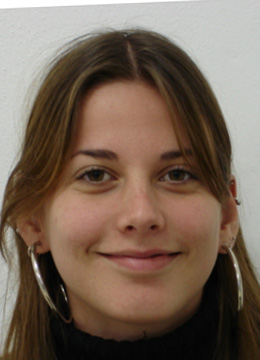
#> input picture frontalimages_manuallyaligned_part1/1b.jpg, 260 x 360 px; the run also reads 1 picture not shown here
$ jupyter execute --allow-errors Introducao_ao_Reconhecimento_de_Padroes_171126.ipynb   (shell and % lines are left out)
#> lines starting #> are read from the running program, lines starting #| are printed output that depends on the picture
# IMPORTAR E VISUALIZAR IMAGENS

### Neste exercício utilizaremos o conjunto de dados da FEI.
- Faça o download do conjunto de dados: https://fei.edu.br/~cet/frontalimages_manuallyaligned_part1.zip
- Descompacte o conjunto e dados no mesmo diretório deste arquivo

### No primeiro exemplo vamos importar uma imagem com a biblioteca Pillow
- Utilizaremos a função **open()**, da classe **Image**, que retorna um objeto de imagem que contém os dados de pixel da imagem

##### Passo 1: Importar as bibliotecas necessárias

[cell 1]
# Caso não tenha a biblioteca instalada, remova o comentário da linha abaixo na primeira vez que executar este bloco
#!pip install pillow
from PIL import Image

##### Passo 2: Importar uma imagem da conjunto de dados

[cell 2]
# Carregando a imagem
file = Image.open('frontalimages_manuallyaligned_part1/1b.jpg')
#> file is the input picture: PIL image 260x360 RGB; mean R, G, B 119.2, 100.7, 86.3

##### Passo 3: Visualizar imagem

[cell 3]
# Apresentando a imagem carregada na variável file
file

##### Passo 4: Visualizar as propriedades da imagem

[cell 4]
# Modo da imagem
print(file.mode)
#| RGB

[cell 5]
# Formato da imagem
print(file.format)
#| JPEG

[cell 6]
# Tamanho da imagem (largura, altura)
print(file.size)
#| (260, 360)

### No segundo exemplo vamos importar uma imagem com a biblioteca Matplotlib
- utilizares a função **mpimg** do módulo **matplotlib.image** que nos permite carregar uma imagem como um **numpy.ndarray 3D**, sendo cada dimensão um canal de cor, **RED**, **GREEN**, **BLUE** e cada lista interna representa um pixel.

##### Passo 1: Importar as bibliotecas necessárias

[cell 7]
#!pip install matplotlib
from matplotlib import pyplot as plt
import matplotlib.image as mpimg

##### Passo 2: Importar uma imagem da conjunto de dados

[cell 8]
# Carrega a imagem como um array de pixels
data = mpimg.imread('frontalimages_manuallyaligned_part1/1b.jpg')

##### Passo 3: Visualizar array

[cell 9]
# Imprime os arrays de dados
data

##### Passo 4: Visualizar as propriedades da array

[cell 10]
# Imprime o tipo
type(data)

[cell 11]
# Tipo de dados
data.dtype

[cell 12]
# Dimensão de dados
data.shape

##### Passo 5: Visualizar a array de pixels como uma imagem

[cell 13]
# Apresentando o array de pixels como uma imagem
plt.imshow(data)
plt.axis('on')
plt.show()

### No terceiro exemplo vamos utilizar as bibliotecas Pillow, Matplotlib e Numpy
Neste exemplo vamos carregar uma imagem com a função **open()** e iremos converter a imagem em tons de cinza com a função **convert('L')**, em seguida utilizaremos a função **np.array()** para carregarmos a imagem como um **numpy.ndarray**.

##### Passo 1: Importar as bibliotecas necessárias

[cell 14]
import numpy as np
import matplotlib.pyplot as plt
from PIL import Image

##### Passo 2: Importar uma imagem da conjunto de dados

#> (a cell that did not finish here is left out)

##### Passo 3: Visualizar imagem em tons de cinza e dimensão da array

[cell 16]
# Apresentando a imagem carregada na variável data
plt.imshow(data, cmap='gray')
plt.axis('on')
plt.show()

[cell 17]
# Dimensão da array
data.shape

### No quarto exemplo iremos carregar multiplas imagens como array
Neste exemplo, além das bibliotecas anteriores, vamos utilizar a biblioteca **glob** para listar os arquivos do diretório.

##### Passo 1: Importar as bibliotecas necessárias

[cell 18]
from PIL import Image
import numpy as np
import matplotlib.pyplot as plt
import glob

##### Passo 2: Criar um conjunto de dados com todas as imagens do diretório

[cell 19]
# Criando uma variável para armazenar as imagens
dataset = []

# Criando um laço de repetição para importar cada imagem
for file in glob.glob("frontalimages_manuallyaligned_part1/*.jpg"):
    # Carredando a imagem do índice
    load_file = Image.open(file)
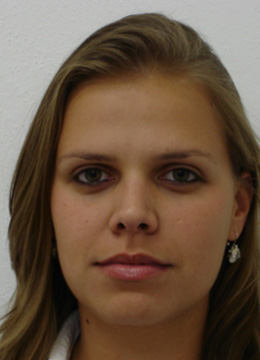
#> input picture frontalimages_manuallyaligned_part1/100a.jpg, 260 x 360 px
#> load_file is the input picture: PIL image 260x360 RGB; mean R, G, B 106.9, 85.6, 67.3
    # Convertendo a imagem e tons de cinza
    load_file = load_file.convert("L")
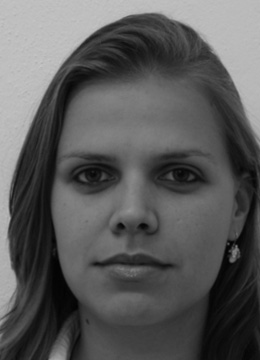
#> load_file: PIL image 260x360 L; min 1, max 198, mean 89.9
    # Convertendo o objeto imagem em array
    load_file = np.array(load_file)
    # Adicionando a array da na variável dataset
    dataset.append(load_file)
#> pass 2 of the loop `for file in glob.glob("frontalimages_manuallyaligned_part1/*.jpg"):`:
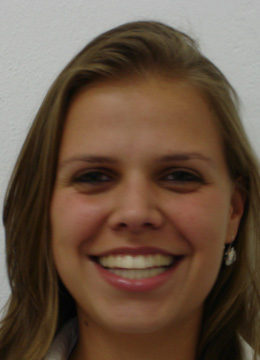
#> input picture frontalimages_manuallyaligned_part1/100b.jpg, 260 x 360 px
#> load_file is the input picture: PIL image 260x360 RGB; mean R, G, B 105.3, 84.1, 67.6
#> `load_file = load_file.convert("L")`:
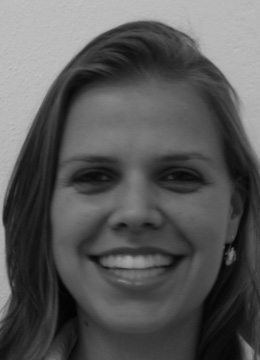
#> load_file: PIL image 260x360 L; min 2, max 195, mean 88.6
# Convertendo a lista de imagens em array
dataset = np.array(dataset)

[cell 20]
# Dimensão do conjunto de dados
dataset.shape

##### Passo 3: Visualizar imagens do conjunto de dados pelo índice

#> (a cell that did not finish here is left out)

# Imagem média do conjunto de dados
- Nesta etapa iremos obter um primeiro padrão, calculando a imagem média do conjunto de dados

[cell 22]
# Obtendo a dimensão das imagens
lx = dataset.shape[1]
ly = dataset.shape[2]

# Criando uma variável para armazenar as imagem média
mean_file = np.zeros([lx,ly])

# Criando um laço de repetição para calcular a média aritmética pixel a pixel de todas as imagens
for x in range(lx):
    for y in range(ly):
        mean_file[x,y] = round(np.mean(dataset[:,x,y]))
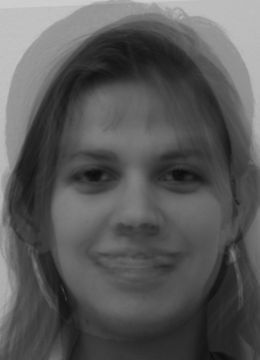
#> mean_file: shape (360, 260) float64; min 12, max 206, mean 89.4

[cell 23]
# Apresentando uma imagem média do conjunto de dados dataset
plt.imshow(mean_file, cmap='gray')
plt.title('Imagem média', fontsize=16)
plt.axis('off')
plt.show()

## Subconjuntos da classe de Faces
- No conjunto de dados de face da FEI há dois subconjuntos, sendo um de faces neutras e outro de faces sorrindo
- Vamos repetir o processo anterir para calcular a imagem média de cada classe

[cell 24]
# Criando uma variável para armazenar as imagens neutras
dataset_neutral = []

# Criando um laço de repetição para importar cada imagem
for file in glob.glob("frontalimages_manuallyaligned_part1/*a.jpg"):
    # Carredando a imagem do índice
    load_file = Image.open(file)
    # Convertendo a imagem e tons de cinza
    load_file = load_file.convert("L")
    # Convertendo o objeto imagem em array
    load_file = np.array(load_file)
    # Adicionando a array da na variável dataset
    dataset_neutral.append(load_file)
#> pass 2 of the loop `for file in glob.glob("frontalimages_manuallyaligned_part1/*a.jpg"):`:
# Convertendo a lista de imagens em array
dataset_neutral = np.array(dataset_neutral)

[cell 25]
# Dimensão do conjunto de dados
dataset_neutral.shape

[cell 26]
# Obtendo a dimensão das imagens
lx = dataset_neutral.shape[1]
ly = dataset_neutral.shape[2]

# Criando uma variável para armazenar as imagem média
mean_file_neutral = np.zeros([lx,ly])

# Criando um laço de repetição para calcular a média aritmética pixel a pixel de todas as imagens
for x in range(lx):
    for y in range(ly):
        mean_file_neutral[x,y] = round(np.mean(dataset_neutral[:,x,y]))
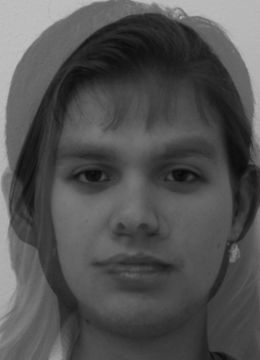
#> mean_file_neutral: shape (360, 260) float64; min 8, max 192, mean 82.2

[cell 27]
# Apresentando uma imagem média do conjunto de dados
plt.imshow(mean_file_neutral, cmap='gray')
plt.title('Imagem média neutra', fontsize=16)
plt.axis('off')
plt.show()

[cell 28]
# Criando uma variável para armazenar as imagens sorrindo
dataset_smiling = []

# Criando um laço de repetição para importar cada imagem
for file in glob.glob("frontalimages_manuallyaligned_part1/*b.jpg"):
    # Carredando a imagem do índice
    load_file = Image.open(file)
    # Convertendo a imagem e tons de cinza
    load_file = load_file.convert("L")
    # Convertendo o objeto imagem em array
    load_file = np.array(load_file)
    # Adicionando a array da na variável dataset
    dataset_smiling.append(load_file)
#> pass 2 of the loop `for file in glob.glob("frontalimages_manuallyaligned_part1/*b.jpg"):`:
#> `load_file = load_file.convert("L")`:
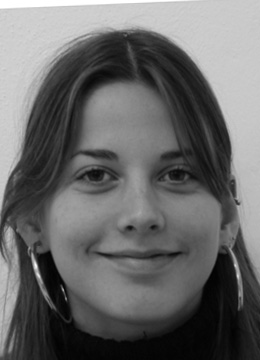
#> load_file: PIL image 260x360 L; min 1, max 255, mean 104.6
# Convertendo a lista de imagens em array
dataset_smiling = np.array(dataset_smiling)

[cell 29]
# Dimensão do conjunto de dados
dataset_smiling.shape

[cell 30]
# Obtendo a dimensão das imagens
lx = dataset_smiling.shape[1]
ly = dataset_smiling.shape[2]

# Criando uma variável para armazenar as imagem média
mean_file_smiling = np.zeros([lx,ly])

# Criando um laço de repetição para calcular a média aritmética pixel a pixel de todas as imagens
for x in range(lx):
    for y in range(ly):
        mean_file_smiling[x,y] = round(np.mean(dataset_smiling[:,x,y]))
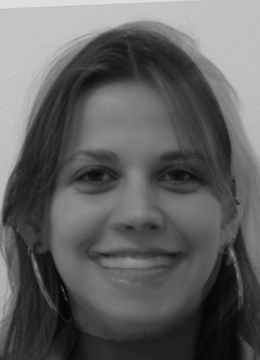
#> mean_file_smiling: shape (360, 260) float64; min 4, max 224, mean 96.6

[cell 31]
# Apresentando uma imagem média do conjunto de dados
plt.imshow(mean_file_smiling, cmap='gray')
plt.title('Imagem média sorrindo', fontsize=16)
plt.axis('off')
plt.show()

##### Visualização das imagens médias por categoria

[cell 32]
# Apresentando um comparativo das imagens geradas

# Configurando o tamanho da área de visualização
plt.subplots(figsize=(15, 5))

# Configurando a visualização da imagem média neutra
plt.subplot(1,3,1)
plt.imshow(mean_file_neutral, cmap='gray')
plt.title('Imagem média neutra', fontsize=16)
plt.axis('off')

# Configurando a visualização da imagem média sorrindo
plt.subplot(1,3,2)
plt.imshow(mean_file_smiling, cmap='gray')
plt.title('Imagem média sorrindo', fontsize=16)
plt.axis('off')

# Configurando a visualização da imagem média global
plt.subplot(1,3,3)
plt.imshow(mean_file, cmap='gray')
plt.title('Imagem média global', fontsize=16)
plt.axis('off')

# Apresentando a comparação de todas as imagens
plt.show()

## Distância Euclidiana da Média
- Nesta etapa iremos calcular a distância Euclidiana entre cada imagem do conjunto de dados com relação a imagem média.

[cell 33]
# Calculando a diferença de uma imagem qualquer em relação a imagem média
diferenca = dataset[0,:,:]-mean_file
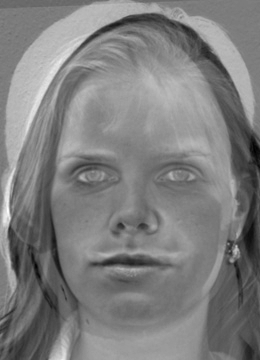
#> diferenca: shape (360, 260) float64; min -90, max 92, mean 0.5; drawn with min black and max white

[cell 34]
# Apresentando o resultado da diferença das imagens

# Configurando o tamanho da área de visualização
plt.subplots(figsize=(15, 5))

# Configurando a visualização da imagem original
plt.subplot(1,3,1)
plt.imshow(dataset[0,:,:], cmap='gray')
plt.title('Imagem original', fontsize=16)
plt.axis('off')

# Configurando a visualização da imagem média
plt.subplot(1,3,2)
plt.imshow(mean_file, cmap='gray')
plt.title('Imagem média', fontsize=16)
plt.axis('off')

# Configurando a visualização da diferença
plt.subplot(1,3,3)
plt.imshow(diferenca, cmap='gray')
plt.title('Diferença entre as imagens', fontsize=16)
plt.axis('off')

# Apresentando o resultado
plt.show()

[cell 35]
# Valores da difença entre as imagens
diferenca

Observem que alguns pixels vão receber valores negativos, pois o valor do pixel local da imagem média pode ser maior que o valor do pixel da imagem original.

Vejamos essa diferença pelo histograma das imagens

[cell 36]
# Apresentando o resultado da diferença das imagens

# Configurando o tamanho da área de visualização
plt.subplots(figsize=(15, 5))

# Configurando a visualização da imagem original
plt.subplot(1,3,1)
plt.hist(dataset[0,:,:])
plt.title('Imagem original', fontsize=16)

# Configurando a visualização da imagem média
plt.subplot(1,3,2)
plt.hist(mean_file)
plt.title('Imagem média', fontsize=16)

# Configurando a visualização da diferença
plt.subplot(1,3,3)
plt.hist(diferenca)
plt.title('Diferença entre as imagens', fontsize=16)

# Apresentando o resultado
plt.show()

### Difença absoluta

A diferença absoluta de cada imagem pode ser obtida pela somatória do módulo da diferença entre a cada imagem e a imagem média, conforme equação a seguir, em que **I** repesenta uma imagem da lista e **M** a imagem média.
$$∑|I_{ji}-M_{ji}|$$

[cell 37]
# Exemplo de implementação desta equação para uma imagem qualquer da lista
np.sum(abs(dataset[2,:,:]-mean_file))

### Obtendo a diferença absoluta de todas as imagens

[cell 38]
# Obtendo a dimensão do conjunto de imagens neutras
indice = dataset_neutral.shape[0]

# Criando variáveis para armazenar a diferença das imagens
dif_neutral_mean_file = np.zeros([indice])
dif_neutral_mean_neutral = np.zeros([indice])
dif_neutral_mean_smiling = np.zeros([indice])

# Criando um laço de repetição para calcular a diferença entre as imagens
for img in range(indice):
    dif_neutral_mean_file[img] = np.sum(abs(dataset_neutral[img,:,:]-mean_file))
    dif_neutral_mean_neutral[img] = np.sum(abs(dataset_neutral[img,:,:]-mean_file_neutral))
    dif_neutral_mean_smiling[img] = np.sum(abs(dataset_neutral[img,:,:]-mean_file_smiling))

[cell 39]
# Empilhamento das arrays de diferença
dif_neutral = np.stack((dif_neutral_mean_file, dif_neutral_mean_neutral,dif_neutral_mean_smiling), axis=1)
dif_neutral

### Repetindo o processo para as imagens da classe sorrindo

[cell 40]
# Obtendo a dimensão do conjunto de imagens sorrindo
indice = dataset_smiling.shape[0]

# Criando variáveis para armazenar a diferença das imagens
dif_smiling_mean_file = np.zeros([indice])
dif_smiling_mean_neutral = np.zeros([indice])
dif_smiling_mean_smiling = np.zeros([indice])

# Criando um laço de repetição para calcular a diferença entre as imagens
for img in range(indice):
    dif_smiling_mean_file[img] = np.sum(abs(dataset_smiling[img,:,:]-mean_file))
    dif_smiling_mean_neutral[img] = np.sum(abs(dataset_smiling[img,:,:]-mean_file_neutral))
    dif_smiling_mean_smiling[img] = np.sum(abs(dataset_smiling[img,:,:]-mean_file_smiling))

[cell 41]
# Empilhamento das arrays de diferença
dif_smiling = np.stack((dif_smiling_mean_file, dif_smiling_mean_neutral,dif_smiling_mean_smiling), axis=1)
dif_smiling

### Visualização das diferenças

[cell 42]
# Apresentando o resultado da diferença das imagens
import matplotlib.pyplot as plt
# Configurando o tamanho da área de visualização
plt.subplots(figsize=(15, 5))

# Configurando a visualização das imagens neutras
plt.subplot(1,2,1)
plt.boxplot(dif_neutral, vert = 1)
plt.title('Imagens neutras', fontsize=16)
plt.axis('off')

# Configurando a visualização das imagens sorrindo
plt.subplot(1,2,2)
plt.boxplot(dif_smiling, vert = 1)
plt.title('Imagens sorrindo', fontsize=16)
plt.axis('off')

# Visualização dos resultados
plt.show()

### Visualizando os dados com SEABORN

##### Passo 1: Importar as bibliotecas necessárias

[cell 43]
#!pip install seaborn
import seaborn as sns
import matplotlib.pyplot as plt

##### Passo 2: Configuração dos dados de visualização

[cell 44]
# Apresentando o resultado da diferença das imagens

# Configurando o tamanho da área de visualização
plt.subplots(figsize=(15, 5))

# Configurando a paleta de cores dos boxplot
colors = ['#6890F0', '#705898', '#98D8D8']

# Configurando a visualização das imagens neutras
plt.subplot(1,2,1)
plt.title('Imagens neutras', fontsize=16)
plt.axis('off')
# plot das diferenças em relação a médias das classes
sns.boxplot(data = dif_neutral, linewidth=5, palette=colors)
# Gráfico de disperção
sns.stripplot(data = dif_neutral)

# Configurando a visualização das imagens sorrindo
plt.subplot(1,2,2)
plt.title('Imagens sorrindo', fontsize=16)
plt.axis('off')
# plot das diferenças em relação a médias das classes
sns.boxplot(data = dif_smiling, linewidth=5, palette=colors)
# Gráfico de disperção
sns.stripplot(data = dif_smiling)

# Visualização dos resultados
plt.show()
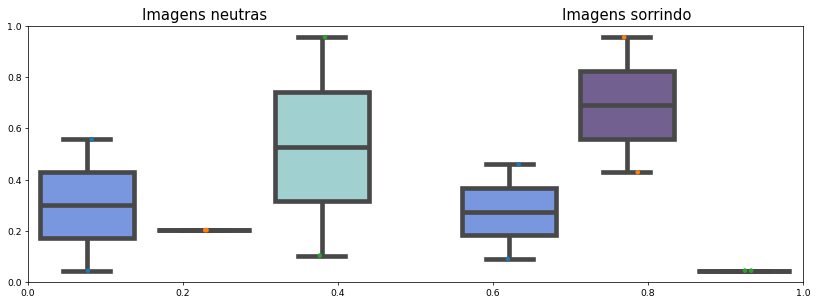
#> figure drawn by matplotlib, 2 panels

# EXERCÍCIO

Nós vimos nos passos anteriores como calcular a média das imagens e a respectiva distância entre cada imagem.
- Considere repetir esses passos para calcular a diferença entre as imagens a partir de outros padrões como a **mediana** e a **moda**, ao final, compare os resultados.

## Mediana

[cell 45]
# Obtendo a dimensão das imagens
lx = dataset_smiling.shape[1]
ly = dataset_smiling.shape[2]

# Criando uma variável para armazenar as imagem média
median_file_neutral = np.zeros([lx,ly])

# Criando um laço de repetição para calcular a média aritmética pixel a pixel de todas as imagens
for x in range(lx):
    for y in range(ly):
        median_file_neutral[x,y] = round(np.mean(dataset_neutral[:,x,y]))


# Obtendo a dimensão das imagens
lx = dataset_neutral.shape[1]
ly = dataset_neutral.shape[2]

# Criando uma variável para armazenar as imagem média
median_file_smiling = np.zeros([lx,ly])

# Criando um laço de repetição para calcular a média aritmética pixel a pixel de todas as imagens
for x in range(lx):
    for y in range(ly):
        median_file_neutral[x,y] = round(np.mean(dataset_smiling[:,x,y]))

[cell 46]
# Obtendo a dimensão das imagens
lx = dataset.shape[1]
ly = dataset.shape[2]

# Criando uma variável para armazenar as imagem média
median_file = np.zeros([lx,ly])

# Criando um laço de repetição para calcular a média aritmética pixel a pixel de todas as imagens
for x in range(lx):
    for y in range(ly):
        median_file[x,y] = round(np.median(dataset[:,x,y]))
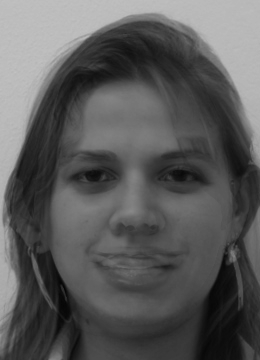
#> median_file: shape (360, 260) float64; min 4, max 194, mean 90.4

# Obtendo a dimensão do conjunto de imagens neutras
indice = dataset_neutral.shape[0]

# Criando variáveis para armazenar a diferença das imagens
dif_neutral_median_file = np.zeros([indice])
dif_neutral_median_neutral = np.zeros([indice])
dif_neutral_median_smiling = np.zeros([indice])

# Criando um laço de repetição para calcular a diferença entre as imagens
for img in range(indice):
    dif_neutral_median_file[img] = np.sum(np.median(dataset_neutral[img,:,:]-median_file))
    dif_neutral_median_neutral[img] = np.sum(np.median(dataset_neutral[img,:,:]-median_file_neutral))
    dif_neutral_median_smiling[img] = np.sum(np.median(dataset_neutral[img,:,:]-median_file_smiling))

[cell 47]
dif_smiling = np.stack((dif_neutral_median_file, dif_neutral_median_neutral,dif_neutral_median_smiling), axis=1)
dif_smiling

[cell 48]
dif_neutral_median_file

[cell 49]
# Apresentando o resultado da diferença das imagens

# Configurando o tamanho da área de visualização
plt.subplots(figsize=(15, 5))

# Configurando a visualização das imagens neutras
plt.subplot(1,2,1)
plt.boxplot(dif_neutral, vert = 1)
plt.title('Imagens neutras', fontsize=16)
plt.axis('off')

# Configurando a visualização das imagens sorrindo
plt.subplot(1,2,2)
plt.boxplot(dif_smiling, vert = 1)
plt.title('Imagens sorrindo', fontsize=16)
plt.axis('off')

# Visualização dos resultados
plt.show()

[cell 50]
# Apresentando o resultado da diferença das imagens

# Configurando o tamanho da área de visualização
plt.subplots(figsize=(15, 5))

# Configurando a paleta de cores dos boxplot
colors = ['#6890F0', '#705898', '#98D8D8']

# Configurando a visualização das imagens neutras
plt.subplot(1,2,1)
plt.title('Imagens neutras', fontsize=16)
plt.axis('off')
# plot das diferenças em relação a médias das classes
sns.boxplot(data = dif_neutral, linewidth=5, palette=colors)
# Gráfico de disperção
sns.stripplot(data = dif_neutral)

# Configurando a visualização das imagens sorrindo
plt.subplot(1,2,2)
plt.title('Imagens sorrindo', fontsize=16)
plt.axis('off')
# plot das diferenças em relação a médias das classes
sns.boxplot(data = dif_smiling, linewidth=5, palette=colors)
# Gráfico de disperção
sns.stripplot(data = dif_smiling)

# Visualização dos resultados
plt.show()
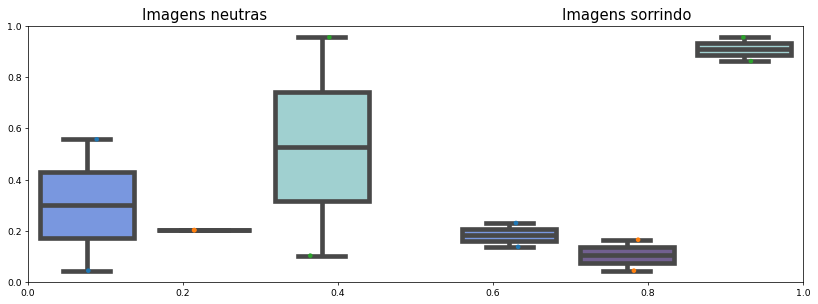
#> figure drawn by matplotlib, 2 panels

[cell 51]
# Apresentando o resultado da diferença das imagens

# Configurando o tamanho da área de visualização
plt.subplots(figsize=(15, 5))

# Configurando a visualização da imagem original
plt.subplot(1,3,1)
plt.imshow(dataset[0,:,:], cmap='gray')
plt.title('Imagem original', fontsize=16)
plt.axis('off')

# Configurando a visualização da imagem média
plt.subplot(1,3,2)
plt.imshow(median_file, cmap='gray')
plt.title('Imagem média', fontsize=16)
plt.axis('off')

# Configurando a visualização da diferença
plt.subplot(1,3,3)
plt.imshow(diferenca, cmap='gray')
plt.title('Diferença entre as imagens', fontsize=16)
plt.axis('off')

# Apresentando o resultado
plt.show()

## Moda

##### Exemplo passo a passo de como obter a moda

[cell 52]
#!pip install scipy

[cell 53]
from scipy import stats as st

[cell 54]
# Obtendo a dimensão das imagens
lx = dataset_neutral.shape[1]
ly = dataset_neutral.shape[2]

# Criando uma variável para armazenar as imagem média
mode_file_smiling = np.zeros([lx,ly])

# Criando um laço de repetição para calcular a média aritmética pixel a pixel de todas as imagens
for x in range(lx):
    for y in range(ly):
        mode_file_smiling[x,y] = round(np.mean(dataset_smiling[:,x,y]))

[cell 55]
# Obtendo a dimensão das imagens
lx = dataset_neutral.shape[1]
ly = dataset_neutral.shape[2]

# Criando uma variável para armazenar as imagem média
mode_file_neutral = np.zeros([lx,ly])

# Criando um laço de repetição para calcular a média aritmética pixel a pixel de todas as imagens
for x in range(lx):
    for y in range(ly):
        mode_file_neutral[x,y] = round(np.mean(dataset_neutral[:,x,y]))

[cell 56]
# Obtendo a dimensão das imagens
lx = dataset.shape[1]
ly = dataset.shape[2]

# Criando uma variável para armazenar as imagem média
mode_file = np.zeros([lx,ly])

# Criando um laço de repetição para calcular a média aritmética pixel a pixel de todas as imagens
for x in range(lx):
    for y in range(ly):
        mode_file[x,y] = st.mode(dataset[:,x,y])[0]
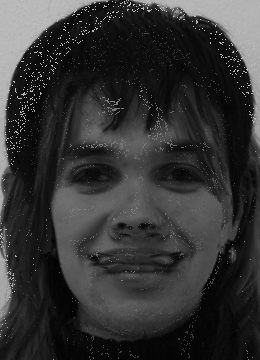
#> mode_file: shape (360, 260) float64; min 1, max 192, mean 51.5

# Obtendo a dimensão do conjunto de imagens neutras
indice = dataset_neutral.shape[0]

# Criando variáveis para armazenar a diferença das imagens
dif_neutral_mode_file = np.zeros([indice])
dif_neutral_mode_neutral = np.zeros([indice])
dif_neutral_mode_smiling = np.zeros([indice])

# Criando um laço de repetição para calcular a diferença entre as imagens
for img in range(indice):
    dif_neutral_mode_file[img] = np.sum(np.median(dataset_neutral[img,:,:]-mode_file))
    dif_neutral_mode_neutral[img] = np.sum(np.median(dataset_neutral[img,:,:]-mode_file_neutral))
    dif_neutral_mode_smiling[img] = np.sum(np.median(dataset_neutral[img,:,:]-mode_file_smiling))

### Obtendo a moda do conjunto de dados

[cell 57]
# Apresentando o resultado da diferença das imagens

# Configurando o tamanho da área de visualização
plt.subplots(figsize=(15, 5))

# Configurando a visualização da imagem original
plt.subplot(1,3,1)
plt.imshow(dataset[0,:,:], cmap='gray')
plt.title('Imagem original', fontsize=16)
plt.axis('off')

# Configurando a visualização da imagem média
plt.subplot(1,3,2)
plt.imshow(mode_file, cmap='gray')
plt.title('Imagem média', fontsize=16)
plt.axis('off')

# Configurando a visualização da diferença
plt.subplot(1,3,3)
plt.imshow(diferenca, cmap='gray')
plt.title('Diferença entre as imagens', fontsize=16)
plt.axis('off')

# Apresentando o resultado
plt.show()
